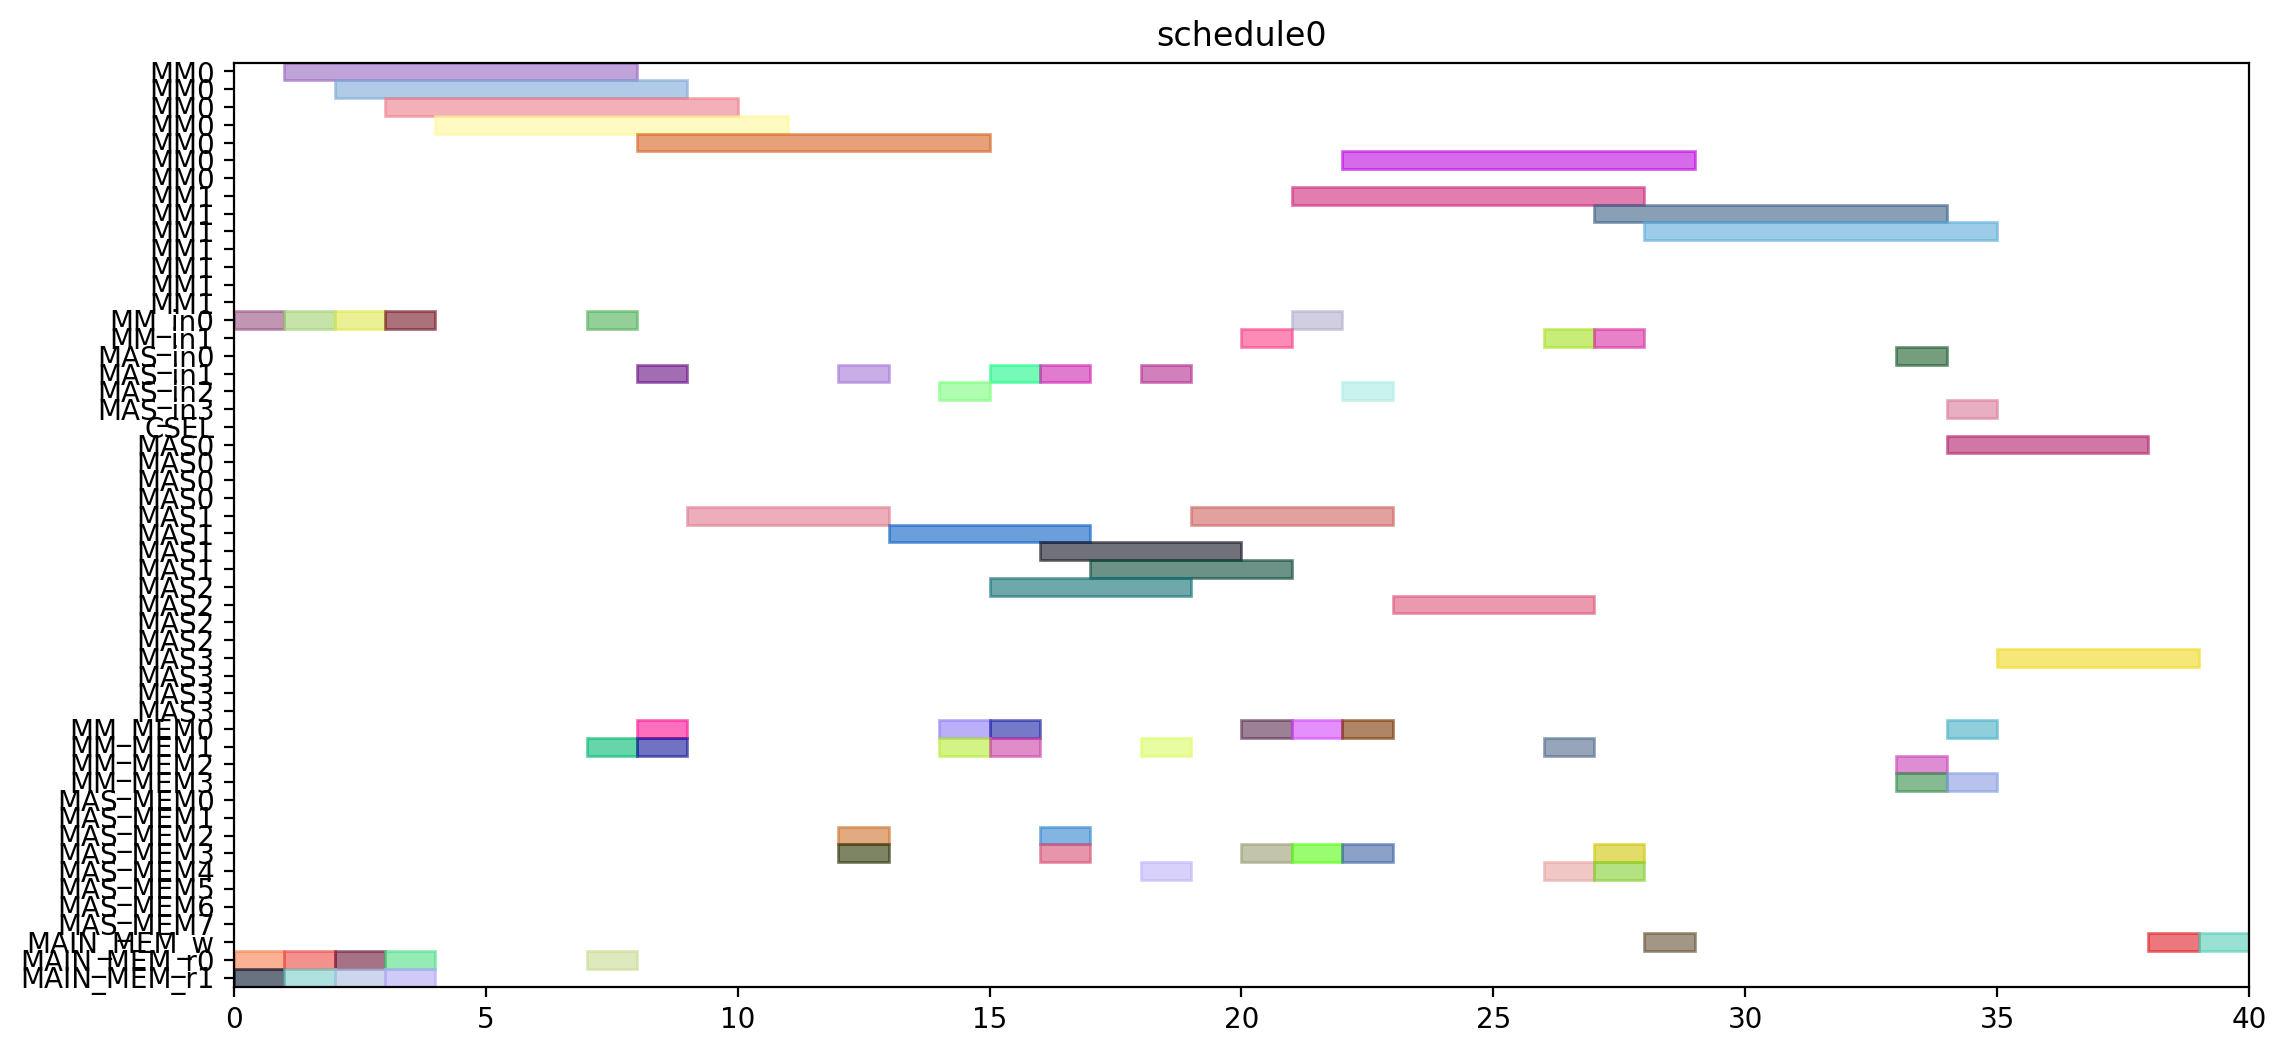

Here is the Python script that generated this plot:
from pyschedule import Scenario, solvers, plotters, alt


def solve():
	horizon = 120
	S = Scenario("schedule0", horizon=horizon)

	# resource
	MM = S.Resources('MM', num=2, size=7)
	MM_in = S.Resources('MM_in', num=2)
	MAS_in = S.Resources('MAS_in', num=4)
	CSEL = S.Resource('CSEL')
	MAS = S.Resources('MAS', num=4, size=4, periods=range(1, horizon))
	MM_MEM = S.Resources('MM_MEM', num=4)
	MAS_MEM = S.Resources('MAS_MEM', num=8)
	MAIN_MEM_w = S.Resource('MAIN_MEM_w', size=1)
	MAIN_MEM_r = S.Resources('MAIN_MEM_r', num=2)

	# result of previous scheduling

	# new tasks
	t0 = S.Task('t0', length=7, delay_cost=1)
	t0 += alt(MM)
	t0_in = S.Task('t0_in', length=1, delay_cost=1)
	t0_in += alt(MM_in)
	S += t0_in*MM_in[0]<=t0*MM[0]
	S += t0_in*MM_in[1]<=t0*MM[1]
	t0_mem0 = S.Task('t0_mem0', length=1, delay_cost=1)
	t0_mem0 += MAIN_MEM_r[0]
	S += t0_mem0 <= t0

	t0_mem1 = S.Task('t0_mem1', length=1, delay_cost=1)
	t0_mem1 += MAIN_MEM_r[1]
	S += t0_mem1 <= t0

	t3 = S.Task('t3', length=7, delay_cost=1)
	t3 += alt(MM)
	t3_in = S.Task('t3_in', length=1, delay_cost=1)
	t3_in += alt(MM_in)
	S += t3_in*MM_in[0]<=t3*MM[0]
	S += t3_in*MM_in[1]<=t3*MM[1]
	t3_mem0 = S.Task('t3_mem0', length=1, delay_cost=1)
	t3_mem0 += MAIN_MEM_r[0]
	S += t3_mem0 <= t3

	t3_mem1 = S.Task('t3_mem1', length=1, delay_cost=1)
	t3_mem1 += MAIN_MEM_r[1]
	S += t3_mem1 <= t3

	t1 = S.Task('t1', length=7, delay_cost=1)
	t1 += alt(MM)
	t1_in = S.Task('t1_in', length=1, delay_cost=1)
	t1_in += alt(MM_in)
	S += t1_in*MM_in[0]<=t1*MM[0]
	S += t1_in*MM_in[1]<=t1*MM[1]
	t1_mem0 = S.Task('t1_mem0', length=1, delay_cost=1)
	t1_mem0 += MAIN_MEM_r[0]
	S += t1_mem0 <= t1

	t1_mem1 = S.Task('t1_mem1', length=1, delay_cost=1)
	t1_mem1 += MAIN_MEM_r[1]
	S += t1_mem1 <= t1

	t2 = S.Task('t2', length=7, delay_cost=1)
	t2 += alt(MM)
	t2_in = S.Task('t2_in', length=1, delay_cost=1)
	t2_in += alt(MM_in)
	S += t2_in*MM_in[0]<=t2*MM[0]
	S += t2_in*MM_in[1]<=t2*MM[1]
	t2_mem0 = S.Task('t2_mem0', length=1, delay_cost=1)
	t2_mem0 += MAIN_MEM_r[0]
	S += t2_mem0 <= t2

	t2_mem1 = S.Task('t2_mem1', length=1, delay_cost=1)
	t2_mem1 += MAIN_MEM_r[1]
	S += t2_mem1 <= t2

	t4 = S.Task('t4', length=7, delay_cost=1)
	t4 += alt(MM)
	t4_in = S.Task('t4_in', length=1, delay_cost=1)
	t4_in += alt(MM_in)
	S += t4_in*MM_in[0]<=t4*MM[0]
	S += t4_in*MM_in[1]<=t4*MM[1]
	t4_mem0 = S.Task('t4_mem0', length=1, delay_cost=1)
	t4_mem0 += MAIN_MEM_r[0]
	S += t4_mem0 <= t4

	t4_mem1 = S.Task('t4_mem1', length=1, delay_cost=1)
	t4_mem1 += alt(MM_MEM)
	S += (t2*MM[0])-1 < t4_mem1*MM_MEM[1]
	S += (t2*MM[1])-1 < t4_mem1*MM_MEM[3]
	S += t4_mem1 <= t4

	t5 = S.Task('t5', length=4, delay_cost=1)
	t5 += alt(MAS)
	t5_in = S.Task('t5_in', length=1, delay_cost=1)
	t5_in += alt(MAS_in)
	S += t5_in*MAS_in[0]<=t5*MAS[0]

	S += t5_in*MAS_in[1]<=t5*MAS[1]

	S += t5_in*MAS_in[2]<=t5*MAS[2]

	S += t5_in*MAS_in[3]<=t5*MAS[3]

	t5_mem0 = S.Task('t5_mem0', length=1, delay_cost=1)
	t5_mem0 += alt(MM_MEM)
	S += (t0*MM[0])-1 < t5_mem0*MM_MEM[0]
	S += (t0*MM[1])-1 < t5_mem0*MM_MEM[2]
	S += t5_mem0 <= t5

	t5_mem1 = S.Task('t5_mem1', length=1, delay_cost=1)
	t5_mem1 += alt(MM_MEM)
	S += (t0*MM[0])-1 < t5_mem1*MM_MEM[1]
	S += (t0*MM[1])-1 < t5_mem1*MM_MEM[3]
	S += t5_mem1 <= t5

	t6 = S.Task('t6', length=4, delay_cost=1)
	t6 += alt(MAS)
	t6_in = S.Task('t6_in', length=1, delay_cost=1)
	t6_in += alt(MAS_in)
	S += t6_in*MAS_in[0]<=t6*MAS[0]

	S += t6_in*MAS_in[1]<=t6*MAS[1]

	S += t6_in*MAS_in[2]<=t6*MAS[2]

	S += t6_in*MAS_in[3]<=t6*MAS[3]

	t6_mem0 = S.Task('t6_mem0', length=1, delay_cost=1)
	t6_mem0 += alt(MAS_MEM)
	S += (t5*MAS[0])-1 < t6_mem0*MAS_MEM[0]
	S += (t5*MAS[1])-1 < t6_mem0*MAS_MEM[2]
	S += (t5*MAS[2])-1 < t6_mem0*MAS_MEM[4]
	S += (t5*MAS[3])-1 < t6_mem0*MAS_MEM[6]
	S += t6_mem0 <= t6

	t6_mem1 = S.Task('t6_mem1', length=1, delay_cost=1)
	t6_mem1 += alt(MAS_MEM)
	S += (t5*MAS[0])-1 < t6_mem1*MAS_MEM[1]
	S += (t5*MAS[1])-1 < t6_mem1*MAS_MEM[3]
	S += (t5*MAS[2])-1 < t6_mem1*MAS_MEM[5]
	S += (t5*MAS[3])-1 < t6_mem1*MAS_MEM[7]
	S += t6_mem1 <= t6

	t9 = S.Task('t9', length=4, delay_cost=1)
	t9 += alt(MAS)
	t9_in = S.Task('t9_in', length=1, delay_cost=1)
	t9_in += alt(MAS_in)
	S += t9_in*MAS_in[0]<=t9*MAS[0]

	S += t9_in*MAS_in[1]<=t9*MAS[1]

	S += t9_in*MAS_in[2]<=t9*MAS[2]

	S += t9_in*MAS_in[3]<=t9*MAS[3]

	t9_mem0 = S.Task('t9_mem0', length=1, delay_cost=1)
	t9_mem0 += alt(MM_MEM)
	S += (t0*MM[0])-1 < t9_mem0*MM_MEM[0]
	S += (t0*MM[1])-1 < t9_mem0*MM_MEM[2]
	S += t9_mem0 <= t9

	t9_mem1 = S.Task('t9_mem1', length=1, delay_cost=1)
	t9_mem1 += alt(MM_MEM)
	S += (t4*MM[0])-1 < t9_mem1*MM_MEM[1]
	S += (t4*MM[1])-1 < t9_mem1*MM_MEM[3]
	S += t9_mem1 <= t9

	t10 = S.Task('t10', length=4, delay_cost=1)
	t10 += alt(MAS)
	t10_in = S.Task('t10_in', length=1, delay_cost=1)
	t10_in += alt(MAS_in)
	S += t10_in*MAS_in[0]<=t10*MAS[0]

	S += t10_in*MAS_in[1]<=t10*MAS[1]

	S += t10_in*MAS_in[2]<=t10*MAS[2]

	S += t10_in*MAS_in[3]<=t10*MAS[3]

	t10_mem0 = S.Task('t10_mem0', length=1, delay_cost=1)
	t10_mem0 += alt(MM_MEM)
	S += (t4*MM[0])-1 < t10_mem0*MM_MEM[0]
	S += (t4*MM[1])-1 < t10_mem0*MM_MEM[2]
	S += t10_mem0 <= t10

	t10_mem1 = S.Task('t10_mem1', length=1, delay_cost=1)
	t10_mem1 += alt(MM_MEM)
	S += (t4*MM[0])-1 < t10_mem1*MM_MEM[1]
	S += (t4*MM[1])-1 < t10_mem1*MM_MEM[3]
	S += t10_mem1 <= t10

	t7 = S.Task('t7', length=4, delay_cost=1)
	t7 += alt(MAS)
	t7_in = S.Task('t7_in', length=1, delay_cost=1)
	t7_in += alt(MAS_in)
	S += t7_in*MAS_in[0]<=t7*MAS[0]

	S += t7_in*MAS_in[1]<=t7*MAS[1]

	S += t7_in*MAS_in[2]<=t7*MAS[2]

	S += t7_in*MAS_in[3]<=t7*MAS[3]

	t7_mem0 = S.Task('t7_mem0', length=1, delay_cost=1)
	t7_mem0 += alt(MAS_MEM)
	S += (t6*MAS[0])-1 < t7_mem0*MAS_MEM[0]
	S += (t6*MAS[1])-1 < t7_mem0*MAS_MEM[2]
	S += (t6*MAS[2])-1 < t7_mem0*MAS_MEM[4]
	S += (t6*MAS[3])-1 < t7_mem0*MAS_MEM[6]
	S += t7_mem0 <= t7

	t7_mem1 = S.Task('t7_mem1', length=1, delay_cost=1)
	t7_mem1 += alt(MAS_MEM)
	S += (t6*MAS[0])-1 < t7_mem1*MAS_MEM[1]
	S += (t6*MAS[1])-1 < t7_mem1*MAS_MEM[3]
	S += (t6*MAS[2])-1 < t7_mem1*MAS_MEM[5]
	S += (t6*MAS[3])-1 < t7_mem1*MAS_MEM[7]
	S += t7_mem1 <= t7

	t11 = S.Task('t11', length=4, delay_cost=1)
	t11 += alt(MAS)
	t11_in = S.Task('t11_in', length=1, delay_cost=1)
	t11_in += alt(MAS_in)
	S += t11_in*MAS_in[0]<=t11*MAS[0]

	S += t11_in*MAS_in[1]<=t11*MAS[1]

	S += t11_in*MAS_in[2]<=t11*MAS[2]

	S += t11_in*MAS_in[3]<=t11*MAS[3]

	t11_mem0 = S.Task('t11_mem0', length=1, delay_cost=1)
	t11_mem0 += alt(MAS_MEM)
	S += (t10*MAS[0])-1 < t11_mem0*MAS_MEM[0]
	S += (t10*MAS[1])-1 < t11_mem0*MAS_MEM[2]
	S += (t10*MAS[2])-1 < t11_mem0*MAS_MEM[4]
	S += (t10*MAS[3])-1 < t11_mem0*MAS_MEM[6]
	S += t11_mem0 <= t11

	t11_mem1 = S.Task('t11_mem1', length=1, delay_cost=1)
	t11_mem1 += alt(MM_MEM)
	S += (t4*MM[0])-1 < t11_mem1*MM_MEM[1]
	S += (t4*MM[1])-1 < t11_mem1*MM_MEM[3]
	S += t11_mem1 <= t11

	t8 = S.Task('t8', length=7, delay_cost=1)
	t8 += alt(MM)
	t8_in = S.Task('t8_in', length=1, delay_cost=1)
	t8_in += alt(MM_in)
	S += t8_in*MM_in[0]<=t8*MM[0]
	S += t8_in*MM_in[1]<=t8*MM[1]
	t8_mem0 = S.Task('t8_mem0', length=1, delay_cost=1)
	t8_mem0 += alt(MM_MEM)
	S += (t4*MM[0])-1 < t8_mem0*MM_MEM[0]
	S += (t4*MM[1])-1 < t8_mem0*MM_MEM[2]
	S += t8_mem0 <= t8

	t8_mem1 = S.Task('t8_mem1', length=1, delay_cost=1)
	t8_mem1 += alt(MAS_MEM)
	S += (t7*MAS[0])-1 < t8_mem1*MAS_MEM[1]
	S += (t7*MAS[1])-1 < t8_mem1*MAS_MEM[3]
	S += (t7*MAS[2])-1 < t8_mem1*MAS_MEM[5]
	S += (t7*MAS[3])-1 < t8_mem1*MAS_MEM[7]
	S += t8_mem1 <= t8

	new_PZ = S.Task('new_PZ', length=7, delay_cost=1)
	new_PZ += alt(MM)
	new_PZ_in = S.Task('new_PZ_in', length=1, delay_cost=1)
	new_PZ_in += alt(MM_in)
	S += new_PZ_in*MM_in[0]<=new_PZ*MM[0]
	S += new_PZ_in*MM_in[1]<=new_PZ*MM[1]
	S += 0<new_PZ

	new_PZ_w = S.Task('new_PZ_w', length=1, delay_cost=1)
	new_PZ_w += alt(MAIN_MEM_w)
	S += new_PZ <= new_PZ_w

	new_PZ_mem0 = S.Task('new_PZ_mem0', length=1, delay_cost=1)
	new_PZ_mem0 += alt(MM_MEM)
	S += (t1*MM[0])-1 < new_PZ_mem0*MM_MEM[0]
	S += (t1*MM[1])-1 < new_PZ_mem0*MM_MEM[2]
	S += new_PZ_mem0 <= new_PZ

	new_PZ_mem1 = S.Task('new_PZ_mem1', length=1, delay_cost=1)
	new_PZ_mem1 += alt(MAS_MEM)
	S += (t7*MAS[0])-1 < new_PZ_mem1*MAS_MEM[1]
	S += (t7*MAS[1])-1 < new_PZ_mem1*MAS_MEM[3]
	S += (t7*MAS[2])-1 < new_PZ_mem1*MAS_MEM[5]
	S += (t7*MAS[3])-1 < new_PZ_mem1*MAS_MEM[7]
	S += new_PZ_mem1 <= new_PZ

	t12 = S.Task('t12', length=4, delay_cost=1)
	t12 += alt(MAS)
	t12_in = S.Task('t12_in', length=1, delay_cost=1)
	t12_in += alt(MAS_in)
	S += t12_in*MAS_in[0]<=t12*MAS[0]

	S += t12_in*MAS_in[1]<=t12*MAS[1]

	S += t12_in*MAS_in[2]<=t12*MAS[2]

	S += t12_in*MAS_in[3]<=t12*MAS[3]

	t12_mem0 = S.Task('t12_mem0', length=1, delay_cost=1)
	t12_mem0 += alt(MM_MEM)
	S += (t0*MM[0])-1 < t12_mem0*MM_MEM[0]
	S += (t0*MM[1])-1 < t12_mem0*MM_MEM[2]
	S += t12_mem0 <= t12

	t12_mem1 = S.Task('t12_mem1', length=1, delay_cost=1)
	t12_mem1 += alt(MAS_MEM)
	S += (t11*MAS[0])-1 < t12_mem1*MAS_MEM[1]
	S += (t11*MAS[1])-1 < t12_mem1*MAS_MEM[3]
	S += (t11*MAS[2])-1 < t12_mem1*MAS_MEM[5]
	S += (t11*MAS[3])-1 < t12_mem1*MAS_MEM[7]
	S += t12_mem1 <= t12

	t13 = S.Task('t13', length=7, delay_cost=1)
	t13 += alt(MM)
	t13_in = S.Task('t13_in', length=1, delay_cost=1)
	t13_in += alt(MM_in)
	S += t13_in*MM_in[0]<=t13*MM[0]
	S += t13_in*MM_in[1]<=t13*MM[1]
	t13_mem0 = S.Task('t13_mem0', length=1, delay_cost=1)
	t13_mem0 += alt(MAS_MEM)
	S += (t12*MAS[0])-1 < t13_mem0*MAS_MEM[0]
	S += (t12*MAS[1])-1 < t13_mem0*MAS_MEM[2]
	S += (t12*MAS[2])-1 < t13_mem0*MAS_MEM[4]
	S += (t12*MAS[3])-1 < t13_mem0*MAS_MEM[6]
	S += t13_mem0 <= t13

	t13_mem1 = S.Task('t13_mem1', length=1, delay_cost=1)
	t13_mem1 += alt(MAS_MEM)
	S += (t9*MAS[0])-1 < t13_mem1*MAS_MEM[1]
	S += (t9*MAS[1])-1 < t13_mem1*MAS_MEM[3]
	S += (t9*MAS[2])-1 < t13_mem1*MAS_MEM[5]
	S += (t9*MAS[3])-1 < t13_mem1*MAS_MEM[7]
	S += t13_mem1 <= t13

	t14 = S.Task('t14', length=7, delay_cost=1)
	t14 += alt(MM)
	t14_in = S.Task('t14_in', length=1, delay_cost=1)
	t14_in += alt(MM_in)
	S += t14_in*MM_in[0]<=t14*MM[0]
	S += t14_in*MM_in[1]<=t14*MM[1]
	t14_mem0 = S.Task('t14_mem0', length=1, delay_cost=1)
	t14_mem0 += alt(MAS_MEM)
	S += (t12*MAS[0])-1 < t14_mem0*MAS_MEM[0]
	S += (t12*MAS[1])-1 < t14_mem0*MAS_MEM[2]
	S += (t12*MAS[2])-1 < t14_mem0*MAS_MEM[4]
	S += (t12*MAS[3])-1 < t14_mem0*MAS_MEM[6]
	S += t14_mem0 <= t14

	t14_mem1 = S.Task('t14_mem1', length=1, delay_cost=1)
	t14_mem1 += alt(MM_MEM)
	S += (t3*MM[0])-1 < t14_mem1*MM_MEM[1]
	S += (t3*MM[1])-1 < t14_mem1*MM_MEM[3]
	S += t14_mem1 <= t14

	new_PY = S.Task('new_PY', length=4, delay_cost=1)
	new_PY += alt(MAS)
	new_PY_in = S.Task('new_PY_in', length=1, delay_cost=1)
	new_PY_in += alt(MAS_in)
	S += new_PY_in*MAS_in[0]<=new_PY*MAS[0]

	S += new_PY_in*MAS_in[1]<=new_PY*MAS[1]

	S += new_PY_in*MAS_in[2]<=new_PY*MAS[2]

	S += new_PY_in*MAS_in[3]<=new_PY*MAS[3]

	S += 0<new_PY

	new_PY_w = S.Task('new_PY_w', length=1, delay_cost=1)
	new_PY_w += alt(MAIN_MEM_w)
	S += new_PY <= new_PY_w

	new_PY_mem0 = S.Task('new_PY_mem0', length=1, delay_cost=1)
	new_PY_mem0 += alt(MM_MEM)
	S += (t8*MM[0])-1 < new_PY_mem0*MM_MEM[0]
	S += (t8*MM[1])-1 < new_PY_mem0*MM_MEM[2]
	S += new_PY_mem0 <= new_PY

	new_PY_mem1 = S.Task('new_PY_mem1', length=1, delay_cost=1)
	new_PY_mem1 += alt(MM_MEM)
	S += (t13*MM[0])-1 < new_PY_mem1*MM_MEM[1]
	S += (t13*MM[1])-1 < new_PY_mem1*MM_MEM[3]
	S += new_PY_mem1 <= new_PY

	new_PX = S.Task('new_PX', length=4, delay_cost=1)
	new_PX += alt(MAS)
	new_PX_in = S.Task('new_PX_in', length=1, delay_cost=1)
	new_PX_in += alt(MAS_in)
	S += new_PX_in*MAS_in[0]<=new_PX*MAS[0]

	S += new_PX_in*MAS_in[1]<=new_PX*MAS[1]

	S += new_PX_in*MAS_in[2]<=new_PX*MAS[2]

	S += new_PX_in*MAS_in[3]<=new_PX*MAS[3]

	S += 0<new_PX

	new_PX_w = S.Task('new_PX_w', length=1, delay_cost=1)
	new_PX_w += alt(MAIN_MEM_w)
	S += new_PX <= new_PX_w

	new_PX_mem0 = S.Task('new_PX_mem0', length=1, delay_cost=1)
	new_PX_mem0 += alt(MM_MEM)
	S += (t14*MM[0])-1 < new_PX_mem0*MM_MEM[0]
	S += (t14*MM[1])-1 < new_PX_mem0*MM_MEM[2]
	S += new_PX_mem0 <= new_PX

	new_PX_mem1 = S.Task('new_PX_mem1', length=1, delay_cost=1)
	new_PX_mem1 += alt(MM_MEM)
	S += (t14*MM[0])-1 < new_PX_mem1*MM_MEM[1]
	S += (t14*MM[1])-1 < new_PX_mem1*MM_MEM[3]
	S += new_PX_mem1 <= new_PX

	solvers.mip.solve(S,msg=1,kind='CPLEX',ratio_gap=1.01)

	solution = [['hoge']*len(S.solution()[1]) for i in range(len(S.solution()))]
	for i in range(len(S.solution())):
		for j in range(len(S.solution()[i])):
			solution[i][j]=str(S.solution()[i][j])
	print(solution)

	cycles = int(solution[-1][3])

	pic_file_name = "/mnt/rose/usr1/fukuda/ABE/multiRAM_multiMAS_16mux/scheduling_result/stage7MM2_stage4MAS4/EP_DBL_A_0/schedule0.png"
	if(S.solution() != []):
		plotters.matplotlib.plot(S,img_filename=pic_file_name, show_task_labels=False, fig_size=(cycles*0.25+3, 6))

	return solution
